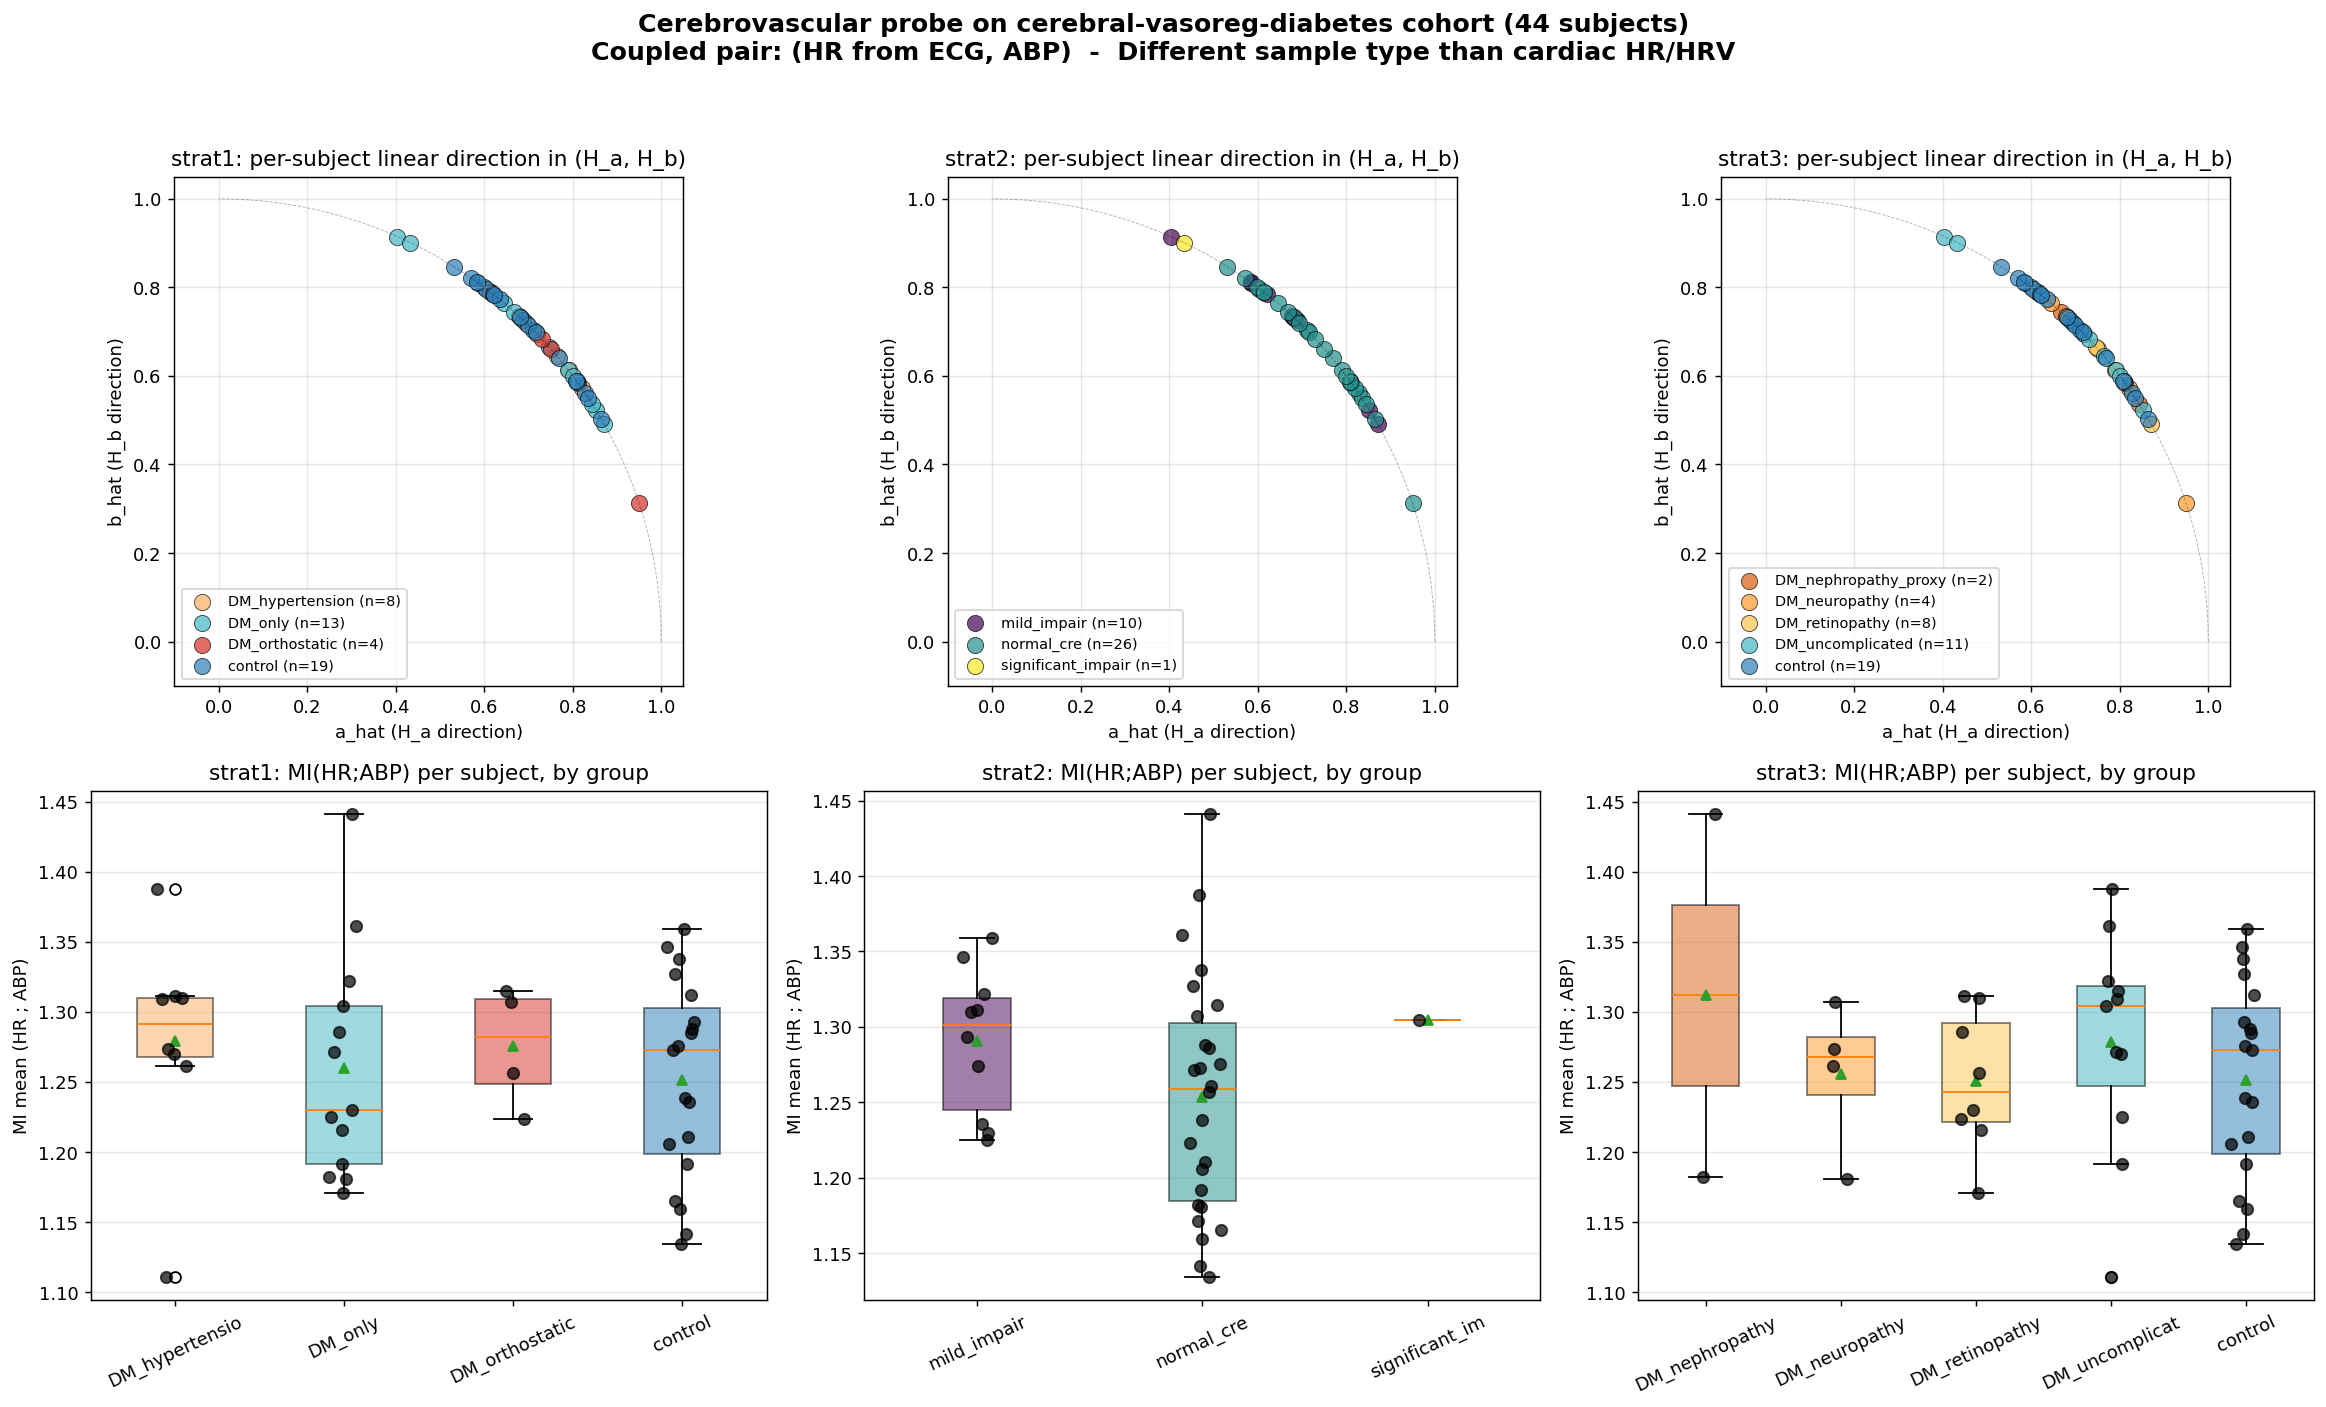

Python code for this plot:
"""Visualize the cerebro probe: per-subject linear direction + MI-mean by group, for each stratification."""
import json
import numpy as np
import pandas as pd
import matplotlib
matplotlib.use("Agg")
import matplotlib.pyplot as plt

df = pd.read_csv("cerebro_per_subject_with_groups.csv")

# Cardiac canary (round 1+2) for cross-organ visual
with open("ekg_disease_canary.json") as f:
    cardiac1 = json.load(f)
with open("ekg_disease_canary_expand.json") as f:
    cardiac2 = json.load(f)
cardiac = [r for r in cardiac1 + cardiac2 if r.get("ok")]

fig, axes = plt.subplots(2, 3, figsize=(18, 11))

colors_s1 = {"control": "#2c7fb8", "DM_only": "#41b6c4",
             "DM_hypertension": "#fdae61", "DM_orthostatic": "#d73027"}
colors_s3 = {"control": "#2c7fb8", "DM_uncomplicated": "#41b6c4",
             "DM_retinopathy": "#fec44f", "DM_neuropathy": "#fe9929",
             "DM_nephropathy_proxy": "#d95f0e"}

for col, strat, colors in [(0, "strat1", colors_s1),
                            (1, "strat2", None),
                            (2, "strat3", colors_s3)]:
    # Top row: linear-direction scatter
    ax = axes[0, col]
    grps = sorted(df[strat].dropna().unique())
    if colors is None:
        cmap = plt.cm.viridis
        colors = {g: cmap(i / max(1, len(grps) - 1)) for i, g in enumerate(grps)}
    for grp in grps:
        sub = df[df[strat] == grp]
        ax.scatter(sub["a_hat"], sub["b_hat"], s=80, alpha=0.7,
                   color=colors.get(grp, "gray"),
                   label=f"{grp} (n={len(sub)})", edgecolor="k", linewidth=0.5)
    # Draw unit circle
    t = np.linspace(0, np.pi / 2, 50)
    ax.plot(np.cos(t), np.sin(t), "k--", linewidth=0.5, alpha=0.3)
    ax.set_xlabel("a_hat (H_a direction)")
    ax.set_ylabel("b_hat (H_b direction)")
    ax.set_title(f"{strat}: per-subject linear direction in (H_a, H_b)")
    ax.legend(fontsize=8, loc="lower left")
    ax.set_aspect("equal")
    ax.set_xlim(-0.1, 1.05)
    ax.set_ylim(-0.1, 1.05)
    ax.grid(alpha=0.3)

    # Bottom row: MI_mean by group (box+jitter)
    ax = axes[1, col]
    data = [df[df[strat] == g]["MI_mean"].values for g in grps]
    bp = ax.boxplot(data, labels=[str(g)[:14] for g in grps],
                    patch_artist=True, showmeans=True)
    for patch, g in zip(bp["boxes"], grps):
        patch.set_facecolor(colors.get(g, "gray"))
        patch.set_alpha(0.5)
    for g_i, g in enumerate(grps):
        y = df[df[strat] == g]["MI_mean"].values
        x = np.random.normal(g_i + 1, 0.05, size=len(y))
        ax.scatter(x, y, s=40, alpha=0.7, color="k", zorder=3)
    ax.set_ylabel("MI mean (HR ; ABP)")
    ax.set_title(f"{strat}: MI(HR;ABP) per subject, by group")
    ax.tick_params(axis="x", rotation=25)
    ax.grid(alpha=0.3, axis="y")

# Add cardiac canary at the bottom for visual comparison
# Replace bottom-right with cardiac comparison
plt.suptitle("Cerebrovascular probe on cerebral-vasoreg-diabetes cohort (44 subjects)\n"
             "Coupled pair: (HR from ECG, ABP)  -  Different sample type than cardiac HR/HRV",
             fontsize=14, fontweight="bold")
plt.tight_layout(rect=[0, 0, 1, 0.95])
plt.savefig("cerebro_render.png", dpi=130, bbox_inches="tight")
print("Saved cerebro_render.png")

# Second plot: cross-organ comparison (cerebro + cardiac on same direction-space)
fig2, ax = plt.subplots(1, 1, figsize=(10, 9))
# Cerebro groups (use strat3 since it has most differentiation)
for grp in sorted(df["strat3"].dropna().unique()):
    sub = df[df["strat3"] == grp]
    ax.scatter(sub["a_hat"], sub["b_hat"], s=120, alpha=0.7,
               color=colors_s3.get(grp, "gray"),
               marker="o", label=f"cerebro: {grp} (n={len(sub)})",
               edgecolor="k", linewidth=0.5)
# Cardiac points (single-record per family)
cardiac_colors = {"healthy_young": "#2c7fb8", "healthy_elderly": "#3690c0",
                  "healthy_long_term": "#41b6c4",
                  "atrial_fibrillation": "#a50026",
                  "congestive_heart_failure": "#fc8d59",
                  "ischemia_ST": "#fdae61",
                  "supraventricular_arr": "#984ea3",
                  "ventricular_malignant": "#7a0177",
                  "arrhythmia_mixed": "#1b9e77",
                  "ltaf_long_term": "#d62728"}
for r in cardiac:
    p1 = r["fits"]["poly1"]["coef"]
    v = np.array([p1["a"], p1["b"]])
    n = np.linalg.norm(v)
    if n < 1e-9: continue
    ax.scatter(v[0]/n, v[1]/n, s=200, alpha=0.85,
               color=cardiac_colors.get(r["family"], "gray"),
               marker="^", edgecolor="k", linewidth=1.0,
               label=f"cardiac: {r['family']}")
t = np.linspace(0, np.pi / 2, 50)
ax.plot(np.cos(t), np.sin(t), "k--", linewidth=0.5, alpha=0.3)
ax.set_xlabel("a_hat (H_a direction)", fontsize=12)
ax.set_ylabel("b_hat (H_b direction)", fontsize=12)
ax.set_title("Cross-organ linear-direction scatter\n"
             "Cerebrovascular (HR;ABP, circles) + Cardiac (HR;HRV, triangles)\n"
             "Substrate cluster around (0.7, 0.7); AF and significant CKD pull toward pure-H_b",
             fontsize=12)
ax.legend(fontsize=8, loc="lower left", ncol=2)
ax.set_aspect("equal")
ax.set_xlim(-0.1, 1.05)
ax.set_ylim(-0.1, 1.05)
ax.grid(alpha=0.3)
plt.tight_layout()
plt.savefig("cross_organ_direction.png", dpi=130, bbox_inches="tight")
print("Saved cross_organ_direction.png")
